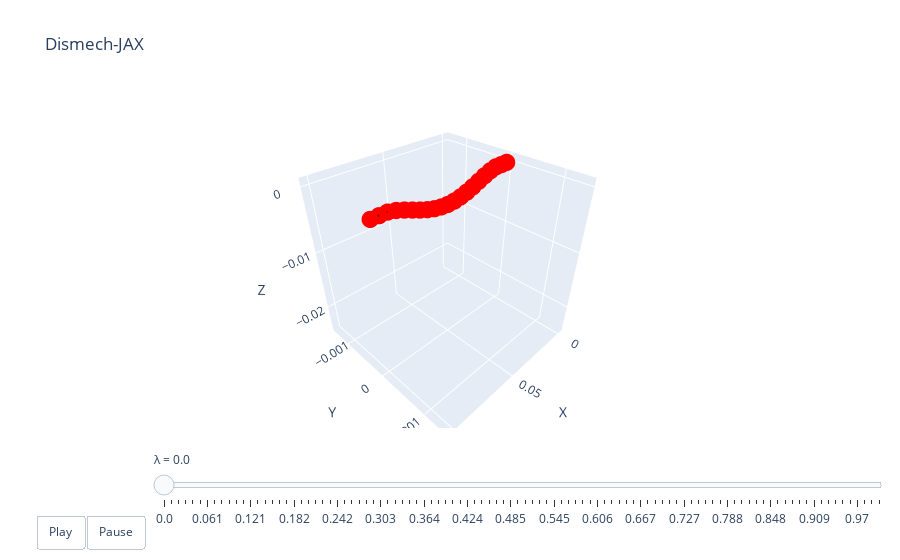

Write notebook code for a chart like this one.
### Code cell
lambdas = jnp.linspace(0, 1.0, 100)
theta0 = jnp.array([6.28e-1, 6.28e-1, 1.57e-6, 1.57e-6, 1.04e-6])
xf_star = sim.sim(lambdas, xf0, theta0, aux, state, nsteps=10)
xb_star = jax.vmap(fixed_0, (0, None))(lambdas, aux)
qs = jax.vmap(get_q, (0, 0, None))(xf_star, xb_star, aux)
dismech.animate(lambdas, qs, top)

### Figure 1 — Plotly figure (JSON) as saved in the notebook; plotly's stock layout.template omitted (floating-point values rounded to 4 significant figures)
{"data": [{"line": {"color": "black", "width": 4}, "marker": {"color": "red", "size": 6}, "mode": "lines+markers", "name": "edges", "type": "scatter3d", "x": [0, 0.005, null, 0.005, 0.01, null, 0.01, 0.01501, null, 0.01501, 0.02, null, 0.02, 0.02499, null, 0.02499, 0.02999, null, 0.02999, 0.03498, null, 0.03498, 0.03998, null, 0.03998, 0.04499, null, 0.04499, 0.05, null, 0.05, 0.05501, null, 0.05501, 0.06002, null, 0.06002, 0.06502, null, 0.06502, 0.07001, null, 0.07001, 0.07501, null, 0.07501, 0.08, null, 0.08, 0.08499, null, 0.08499, 0.09, null, 0.09, 0.095, null, 0.095, 0.1, null], "y": [0, 0, null, 0, 0, null, 0, 0, null, 0, 0, null, 0, 0, null, 0, 0, null, 0, 0, null, 0, 0, null, 0, 0, null, 0, 0, null, 0, 0, null, 0, 0, null, 0, 0, null, 0, 0, null, 0, 0, null, 0, 0, null, 0, 0, null, 0, 0, null, 0, 0, null, 0, 0, null], "z": [0, 0, null, 0, 0, null, 0, -0.0002397, null, -0.0002397, -0.0006186, null, -0.0006186, -0.001057, null, -0.001057, -0.001492, null, -0.001492, -0.001877, null, -0.001877, -0.002176, null, -0.002176, -0.002365, null, -0.002365, -0.002429, null, -0.002429, -0.002365, null, -0.002365, -0.002176, null, -0.002176, -0.001877, null, -0.001877, -0.001492, null, -0.001492, -0.001057, null, -0.001057, -0.0006186, null, -0.0006186, -0.0002397, null, -0.0002397, 0, null, 0, 0, null, 0, 0, null]}], "layout": {"scene": {"xaxis": {"range": [-0.005, 0.105], "title": {"text": "X"}}, "yaxis": {"range": [-0.001486, 0.001486], "title": {"text": "Y"}}, "zaxis": {"range": [-0.02493, 0.001187], "title": {"text": "Z"}}}, "sliders": [{"currentvalue": {"prefix": "λ = "}, "steps": [{"args": [["0.0"], {"frame": {"duration": 50, "redraw": true}, "mode": "immediate"}], "label": "0.0", "method": "animate"}, {"args": [["0.01"], {"frame": {"duration": 50, "redraw": true}, "mode": "immediate"}], "label": "0.01", "method": "animate"}, {"args": [["0.02"], {"frame": {"duration": 50, "redraw": true}, "mode": "immediate"}], "label": "0.02", "method": "animate"}, {"args": [["0.03"], {"frame": {"duration": 50, "redraw": true}, "mode": "immediate"}], "label": "0.03", "method": "animate"}, {"args": [["0.04"], {"frame": {"duration": 50, "redraw": true}, "mode": "immediate"}], "label": "0.04", "method": "animate"}, {"args": [["0.051"], {"frame": {"duration": 50, "redraw": true}, "mode": "immediate"}], "label": "0.051", "method": "animate"}, {"args": [["0.061"], {"frame": {"duration": 50, "redraw": true}, "mode": "immediate"}], "label": "0.061", "method": "animate"}, {"args": [["0.071"], {"frame": {"duration": 50, "redraw": true}, "mode": "immediate"}], "label": "0.071", "method": "animate"}, {"args": [["0.081"], {"frame": {"duration": 50, "redraw": true}, "mode": "immediate"}], "label": "0.081", "method": "animate"}, {"args": [["0.091"], {"frame": {"duration": 50, "redraw": true}, "mode": "immediate"}], "label": "0.091", "method": "animate"}, {"args": [["0.101"], {"frame": {"duration": 50, "redraw": true}, "mode": "immediate"}], "label": "0.101", "method": "animate"}, {"args": [["0.111"], {"frame": {"duration": 50, "redraw": true}, "mode": "immediate"}], "label": "0.111", "method": "animate"}, {"args": [["0.121"], {"frame": {"duration": 50, "redraw": true}, "mode": "immediate"}], "label": "0.121", "method": "animate"}, {"args": [["0.131"], {"frame": {"duration": 50, "redraw": true}, "mode": "immediate"}], "label": "0.131", "method": "animate"}, {"args": [["0.141"], {"frame": {"duration": 50, "redraw": true}, "mode": "immediate"}], "label": "0.141", "method": "animate"}, {"args": [["0.152"], {"frame": {"duration": 50, "redraw": true}, "mode": "immediate"}], "label": "0.152", "method": "animate"}, {"args": [["0.162"], {"frame": {"duration": 50, "redraw": true}, "mode": "immediate"}], "label": "0.162", "method": "animate"}, {"args": [["0.172"], {"frame": {"duration": 50, "redraw": true}, "mode": "immediate"}], "label": "0.172", "method": "animate"}, {"args": [["0.182"], {"frame": {"duration": 50, "redraw": true}, "mode": "immediate"}], "label": "0.182", "method": "animate"}, {"args": [["0.192"], {"frame": {"duration": 50, "redraw": true}, "mode": "immediate"}], "label": "0.192", "method": "animate"}, {"args": [["0.202"], {"frame": {"duration": 50, "redraw": true}, "mode": "immediate"}], "label": "0.202", "method": "animate"}, {"args": [["0.212"], {"frame": {"duration": 50, "redraw": true}, "mode": "immediate"}], "label": "0.212", "method": "animate"}, {"args": [["0.222"], {"frame": {"duration": 50, "redraw": true}, "mode": "immediate"}], "label": "0.222", "method": "animate"}, {"args": [["0.232"], {"frame": {"duration": 50, "redraw": true}, "mode": "immediate"}], "label": "0.232", "method": "animate"}, {"args": [["0.242"], {"frame": {"duration": 50, "redraw": true}, "mode": "immediate"}], "label": "0.242", "method": "animate"}, {"args": [["0.253"], {"frame": {"duration": 50, "redraw": true}, "mode": "immediate"}], "label": "0.253", "method": "animate"}, {"args": [["0.263"], {"frame": {"duration": 50, "redraw": true}, "mode": "immediate"}], "label": "0.263", "method": "animate"}, {"args": [["0.273"], {"frame": {"duration": 50, "redraw": true}, "mode": "immediate"}], "label": "0.273", "method": "animate"}, {"args": [["0.283"], {"frame": {"duration": 50, "redraw": true}, "mode": "immediate"}], "label": "0.283", "method": "animate"}, {"args": [["0.293"], {"frame": {"duration": 50, "redraw": true}, "mode": "immediate"}], "label": "0.293", "method": "animate"}, {"args": [["0.303"], {"frame": {"duration": 50, "redraw": true}, "mode": "immediate"}], "label": "0.303", "method": "animate"}, {"args": [["0.313"], {"frame": {"duration": 50, "redraw": true}, "mode": "immediate"}], "label": "0.313", "method": "animate"}, {"args": [["0.323"], {"frame": {"duration": 50, "redraw": true}, "mode": "immediate"}], "label": "0.323", "method": "animate"}, {"args": [["0.333"], {"frame": {"duration": 50, "redraw": true}, "mode": "immediate"}], "label": "0.333", "method": "animate"}, {"args": [["0.343"], {"frame": {"duration": 50, "redraw": true}, "mode": "immediate"}], "label": "0.343", "method": "animate"}, {"args": [["0.354"], {"frame": {"duration": 50, "redraw": true}, "mode": "immediate"}], "label": "0.354", "method": "animate"}, {"args": [["0.364"], {"frame": {"duration": 50, "redraw": true}, "mode": "immediate"}], "label": "0.364", "method": "animate"}, {"args": [["0.374"], {"frame": {"duration": 50, "redraw": true}, "mode": "immediate"}], "label": "0.374", "method": "animate"}, {"args": [["0.384"], {"frame": {"duration": 50, "redraw": true}, "mode": "immediate"}], "label": "0.384", "method": "animate"}, {"args": [["0.394"], {"frame": {"duration": 50, "redraw": true}, "mode": "immediate"}], "label": "0.394", "method": "animate"}, {"args": [["0.404"], {"frame": {"duration": 50, "redraw": true}, "mode": "immediate"}], "label": "0.404", "method": "animate"}, {"args": [["0.414"], {"frame": {"duration": 50, "redraw": true}, "mode": "immediate"}], "label": "0.414", "method": "animate"}, {"args": [["0.424"], {"frame": {"duration": 50, "redraw": true}, "mode": "immediate"}], "label": "0.424", "method": "animate"}, {"args": [["0.434"], {"frame": {"duration": 50, "redraw": true}, "mode": "immediate"}], "label": "0.434", "method": "animate"}, {"args": [["0.444"], {"frame": {"duration": 50, "redraw": true}, "mode": "immediate"}], "label": "0.444", "method": "animate"}, {"args": [["0.455"], {"frame": {"duration": 50, "redraw": true}, "mode": "immediate"}], "label": "0.455", "method": "animate"}, {"args": [["0.465"], {"frame": {"duration": 50, "redraw": true}, "mode": "immediate"}], "label": "0.465", "method": "animate"}, {"args": [["0.475"], {"frame": {"duration": 50, "redraw": true}, "mode": "immediate"}], "label": "0.475", "method": "animate"}, {"args": [["0.485"], {"frame": {"duration": 50, "redraw": true}, "mode": "immediate"}], "label": "0.485", "method": "animate"}, {"args": [["0.495"], {"frame": {"duration": 50, "redraw": true}, "mode": "immediate"}], "label": "0.495", "method": "animate"}, {"args": [["0.505"], {"frame": {"duration": 50, "redraw": true}, "mode": "immediate"}], "label": "0.505", "method": "animate"}, {"args": [["0.515"], {"frame": {"duration": 50, "redraw": true}, "mode": "immediate"}], "label": "0.515", "method": "animate"}, {"args": [["0.525"], {"frame": {"duration": 50, "redraw": true}, "mode": "immediate"}], "label": "0.525", "method": "animate"}, {"args": [["0.535"], {"frame": {"duration": 50, "redraw": true}, "mode": "immediate"}], "label": "0.535", "method": "animate"}, {"args": [["0.545"], {"frame": {"duration": 50, "redraw": true}, "mode": "immediate"}], "label": "0.545", "method": "animate"}, {"args": [["0.556"], {"frame": {"duration": 50, "redraw": true}, "mode": "immediate"}], "label": "0.556", "method": "animate"}, {"args": [["0.566"], {"frame": {"duration": 50, "redraw": true}, "mode": "immediate"}], "label": "0.566", "method": "animate"}, {"args": [["0.576"], {"frame": {"duration": 50, "redraw": true}, "mode": "immediate"}], "label": "0.576", "method": "animate"}, {"args": [["0.586"], {"frame": {"duration": 50, "redraw": true}, "mode": "immediate"}], "label": "0.586", "method": "animate"}, {"args": [["0.596"], {"frame": {"duration": 50, "redraw": true}, "mode": "immediate"}], "label": "0.596", "method": "animate"}, {"args": [["0.606"], {"frame": {"duration": 50, "redraw": true}, "mode": "immediate"}], "label": "0.606", "method": "animate"}, {"args": [["0.616"], {"frame": {"duration": 50, "redraw": true}, "mode": "immediate"}], "label": "0.616", "method": "animate"}, {"args": [["0.626"], {"frame": {"duration": 50, "redraw": true}, "mode": "immediate"}], "label": "0.626", "method": "animate"}, {"args": [["0.636"], {"frame": {"duration": 50, "redraw": true}, "mode": "immediate"}], "label": "0.636", "method": "animate"}, {"args": [["0.646"], {"frame": {"duration": 50, "redraw": true}, "mode": "immediate"}], "label": "0.646", "method": "animate"}, {"args": [["0.657"], {"frame": {"duration": 50, "redraw": true}, "mode": "immediate"}], "label": "0.657", "method": "animate"}, {"args": [["0.667"], {"frame": {"duration": 50, "redraw": true}, "mode": "immediate"}], "label": "0.667", "method": "animate"}, {"args": [["0.677"], {"frame": {"duration": 50, "redraw": true}, "mode": "immediate"}], "label": "0.677", "method": "animate"}, {"args": [["0.687"], {"frame": {"duration": 50, "redraw": true}, "mode": "immediate"}], "label": "0.687", "method": "animate"}, {"args": [["0.697"], {"frame": {"duration": 50, "redraw": true}, "mode": "immediate"}], "label": "0.697", "method": "animate"}, {"args": [["0.707"], {"frame": {"duration": 50, "redraw": true}, "mode": "immediate"}], "label": "0.707", "method": "animate"}, {"args": [["0.717"], {"frame": {"duration": 50, "redraw": true}, "mode": "immediate"}], "label": "0.717", "method": "animate"}, {"args": [["0.727"], {"frame": {"duration": 50, "redraw": true}, "mode": "immediate"}], "label": "0.727", "method": "animate"}, {"args": [["0.737"], {"frame": {"duration": 50, "redraw": true}, "mode": "immediate"}], "label": "0.737", "method": "animate"}, {"args": [["0.747"], {"frame": {"duration": 50, "redraw": true}, "mode": "immediate"}], "label": "0.747", "method": "animate"}, {"args": [["0.758"], {"frame": {"duration": 50, "redraw": true}, "mode": "immediate"}], "label": "0.758", "method": "animate"}, {"args": [["0.768"], {"frame": {"duration": 50, "redraw": true}, "mode": "immediate"}], "label": "0.768", "method": "animate"}, {"args": [["0.778"], {"frame": {"duration": 50, "redraw": true}, "mode": "immediate"}], "label": "0.778", "method": "animate"}, {"args": [["0.788"], {"frame": {"duration": 50, "redraw": true}, "mode": "immediate"}], "label": "0.788", "method": "animate"}, {"args": [["0.798"], {"frame": {"duration": 50, "redraw": true}, "mode": "immediate"}], "label": "0.798", "method": "animate"}, {"args": [["0.808"], {"frame": {"duration": 50, "redraw": true}, "mode": "immediate"}], "label": "0.808", "method": "animate"}, {"args": [["0.818"], {"frame": {"duration": 50, "redraw": true}, "mode": "immediate"}], "label": "0.818", "method": "animate"}, {"args": [["0.828"], {"frame": {"duration": 50, "redraw": true}, "mode": "immediate"}], "label": "0.828", "method": "animate"}, {"args": [["0.838"], {"frame": {"duration": 50, "redraw": true}, "mode": "immediate"}], "label": "0.838", "method": "animate"}, {"args": [["0.848"], {"frame": {"duration": 50, "redraw": true}, "mode": "immediate"}], "label": "0.848", "method": "animate"}, {"args": [["0.859"], {"frame": {"duration": 50, "redraw": true}, "mode": "immediate"}], "label": "0.859", "method": "animate"}, {"args": [["0.869"], {"frame": {"duration": 50, "redraw": true}, "mode": "immediate"}], "label": "0.869", "method": "animate"}, {"args": [["0.879"], {"frame": {"duration": 50, "redraw": true}, "mode": "immediate"}], "label": "0.879", "method": "animate"}, {"args": [["0.889"], {"frame": {"duration": 50, "redraw": true}, "mode": "immediate"}], "label": "0.889", "method": "animate"}, {"args": [["0.899"], {"frame": {"duration": 50, "redraw": true}, "mode": "immediate"}], "label": "0.899", "method": "animate"}, {"args": [["0.909"], {"frame": {"duration": 50, "redraw": true}, "mode": "immediate"}], "label": "0.909", "method": "animate"}, {"args": [["0.919"], {"frame": {"duration": 50, "redraw": true}, "mode": "immediate"}], "label": "0.919", "method": "animate"}, {"args": [["0.929"], {"frame": {"duration": 50, "redraw": true}, "mode": "immediate"}], "label": "0.929", "method": "animate"}, {"args": [["0.939"], {"frame": {"duration": 50, "redraw": true}, "mode": "immediate"}], "label": "0.939", "method": "animate"}, {"args": [["0.949"], {"frame": {"duration": 50, "redraw": true}, "mode": "immediate"}], "label": "0.949", "method": "animate"}, {"args": [["0.96"], {"frame": {"duration": 50, "redraw": true}, "mode": "immediate"}], "label": "0.96", "method": "animate"}, {"args": [["0.97"], {"frame": {"duration": 50, "redraw": true}, "mode": "immediate"}], "label": "0.97", "method": "animate"}, {"args": [["0.98"], {"frame": {"duration": 50, "redraw": true}, "mode": "immediate"}], "label": "0.98", "method": "animate"}, {"args": [["0.99"], {"frame": {"duration": 50, "redraw": true}, "mode": "immediate"}], "label": "0.99", "method": "animate"}, {"args": [["1.0"], {"frame": {"duration": 50, "redraw": true}, "mode": "immediate"}], "label": "1.0", "method": "animate"}], "transition": {"duration": 0}, "x": 0.1, "y": 0}], "title": {"text": "Dismech-JAX"}, "updatemenus": [{"buttons": [{"args": [null, {"frame": {"duration": 50, "redraw": true}, "fromcurrent": true}], "label": "Play", "method": "animate"}, {"args": [[null], {"frame": {"duration": 0, "redraw": true}, "mode": "immediate"}], "label": "Pause", "method": "animate"}], "direction": "left", "pad": {"r": 10, "t": 87}, "showactive": false, "type": "buttons", "x": 0.1, "xanchor": "right", "y": 0, "yanchor": "top"}]}}
